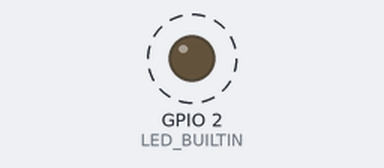
Recording of a program running on a simulated ESP32. Shown: output pins drawn as LEDs (lit = HIGH). Dashed ring = blinking.

Above: at 0.5 s.
Timing chart, 0 to 4.6 s (numbered marks = the images above):
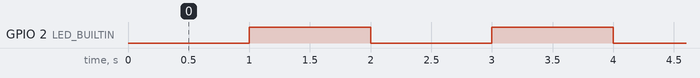

Measured:
- by itself, GPIO 2 (LED_BUILTIN): alternates HIGH for 1.0 s and LOW for 1.0 s

The program:

main.cpp
```cpp
#include <Arduino.h>

#ifndef LED_BUILTIN
  // Set LED_BUILTIN if it is not defined by Arduino framework
  #define LED_BUILTIN 12
#endif

int ledState = LOW;

unsigned long previousMillis = 0;
const long interval = 1000;

void setup() {
  pinMode(LED_BUILTIN, OUTPUT);
}

void loop() {
  unsigned long currentMillis = millis();
  if (currentMillis - previousMillis >= interval) {
    previousMillis = currentMillis;
    if (ledState == LOW)
      ledState = HIGH;  // Note that this switches the LED *off*
    else
      ledState = LOW;   // Note that this switches the LED *on*
  }

  digitalWrite(LED_BUILTIN, ledState);
}
```
